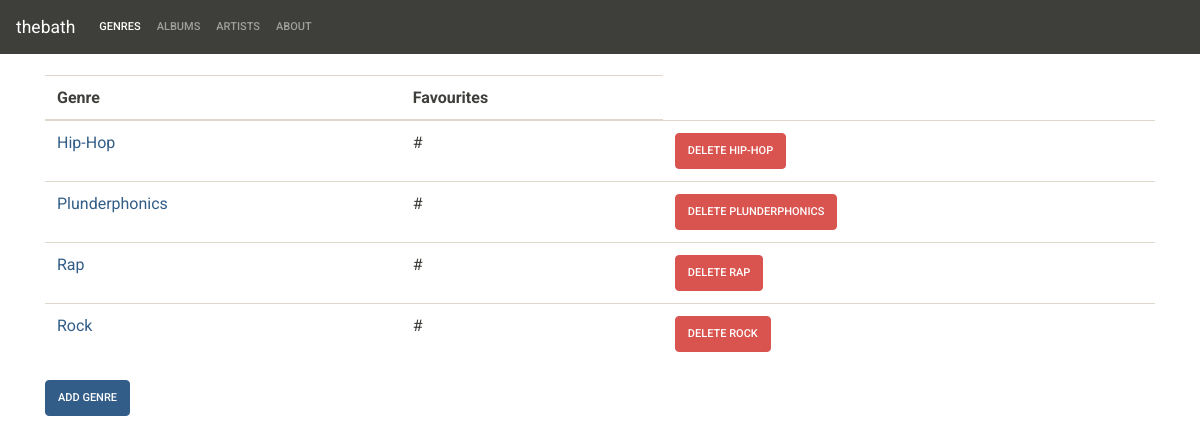
The page /genres/ on the database its author committed.
### Music/models.py (models this page shows, shortened)
class Genre(models.Model):
    genre_title = models.CharField(max_length=200)
    is_favourite = models.BooleanField(default=False)

### Music/views.py (the view)
# urls.py: url(r'^genres/$', mus_views.genres, name='genres'),
def genres(request):
    genres_list = music_models.Genre.objects.order_by('genre_title')[:30]
    args = {'Genres': genres_list}
    return render(request, 'music/genres.html', args)

### templates/music/genres.html (shortened to what this page needs)
{% extends 'base.html' %}  {% block body %}
<div class='container'>
    <br>
    <table class="table table-hover">
        <thead>
            <tr>
                <th scope="col">Genre</th>
                <th scope="col">Favourites</th>
            </tr>
        </thead>
        <tbody>
            {% for genre in Genres %}
            <tr>
                <td>
                    <a class="text-primary" href="{% url 'details_genre' genre.id%}">{{genre.genre_title}}</a>
                </td>
                <td>#</td>
                <td><a class="btn btn-danger" href="{% url 'delete_genre' genre.id %}" role="button">Delete {{genre.genre_title }}</a></td>
            </tr>
            {% endfor %}
        </tbody>
    </table>
    <a class="btn btn-primary" href="{% url 'create_genre' %}" role="button">Add Genre</a>
</div>
{% endblock %}

### rows shown on the page
Genre: genre_title "Hip-Hop", genre_title "HIP-HOP"
Genre: genre_title "Plunderphonics", genre_title "PLUNDERPHONICS"
Genre: genre_title "Rap", genre_title "RAP"
Genre: genre_title "Rock", genre_title "ROCK"
